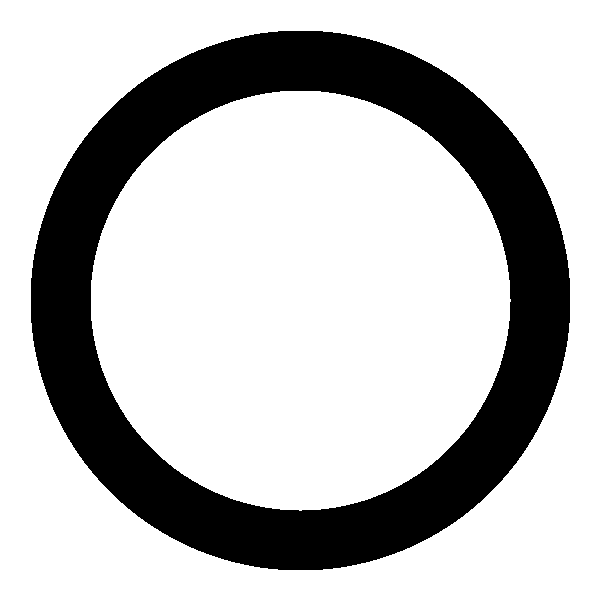
Frame 1 (no input)
Frame 60 (the mouse pressed at the canvas centre just before this capture): identical to frame 1, image omitted
Frame 120 (the mouse held since frame 60 and released just before this capture): blank canvas, image omitted

The Processing sketch that drew this single still picture (run headless with seeded random() and noise(); from frame 60 on, the mouse is pressed at the canvas centre):

// Processing sketch: alias
// ── alias.pde
int blockSidePixels = 40;
int WHITE = color(255);
int BLACK = color(0);


void setup() {
  size(600, 600);
}

void draw() {

  blockSidePixels = mouseX;
  if (blockSidePixels < 1) {
    blockSidePixels = 1;
  }
  background(255); 
  strokeWeight(width*.1);
  ellipse(width/2, height/2, .8*width, .8*width);
  alias();
}

void alias() {
  for (int yStartBlock = 0; yStartBlock < height; yStartBlock += blockSidePixels) {
    for (int xStartBlock = 0; xStartBlock < width; xStartBlock += blockSidePixels) {
      float whiteFraction = frationOfWhite(yStartBlock, xStartBlock);
      if (whiteFraction < 0.5) {
        setBlockColor(xStartBlock, yStartBlock, BLACK);
      } else {
        setBlockColor(xStartBlock, yStartBlock, WHITE);
      };
    }
  }
}
float frationOfWhite(int xStartBlock, int yStartBlock) {
  int numberOfWhitePixels = 0;
  for (int y = yStartBlock; y < yStartBlock + blockSidePixels; ++y) {
    for (int x = xStartBlock; x < xStartBlock + blockSidePixels; ++x) {
      int clr = get(x, y);
      int grayLevel = (int)(red(clr)+green(clr)+blue(clr))/3;
      if (grayLevel > 127) ++numberOfWhitePixels;
    }
  }
  return (((float) numberOfWhitePixels)/(blockSidePixels * blockSidePixels));
}
void setBlockColor(int xStartBlock, int yStartBlock, int clr) {
  for (int y = yStartBlock; y < yStartBlock + blockSidePixels; ++y) {
    for (int x = xStartBlock; x < xStartBlock + blockSidePixels; ++x) {
      set (x, y, clr);
    }
  }
}
